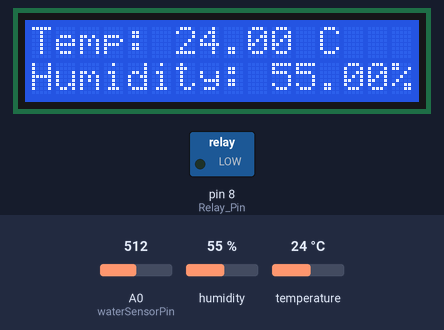
Simulated run of this sketch. Board: Arduino Uno, built with avr-gcc and run on an emulated ATmega328P. Parts: 16×2 character LCD, switched loads named in the sketch (green lamp = pin HIGH). The inputs (shaded band) are chosen by the test bench; at power-on: humidity 55 %, temperature 24 °C, A0 (waterSensorPin) = 512. The modem accepts every AT command (registered, SIM ready, sends succeed) and sends nothing else; pins used as bus, display or sensor lines are not drawn; what the sketch prints to the serial monitor is not drawn.

Above: at 5.2 s.
5.3 s: humidity set to 22 %
At 6.8 s:
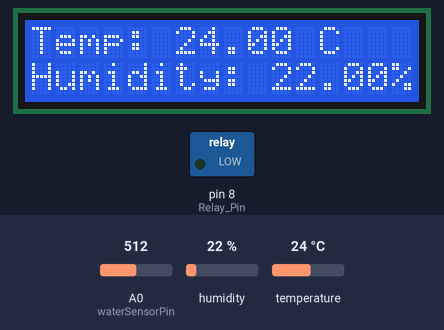
8.0 s: temperature set to 12 °C
At 9.1 s:
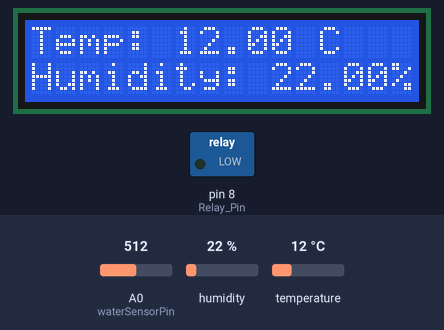
10.7 s: humidity set to 40 %
At 12.7 s:
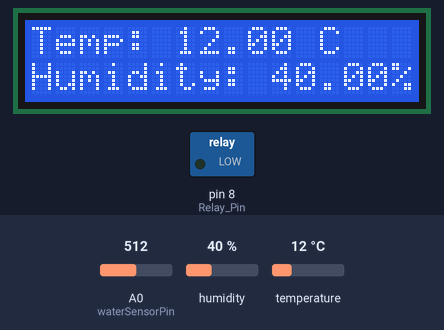
13.8 s: temperature set to 19 °C
At 15.2 s:
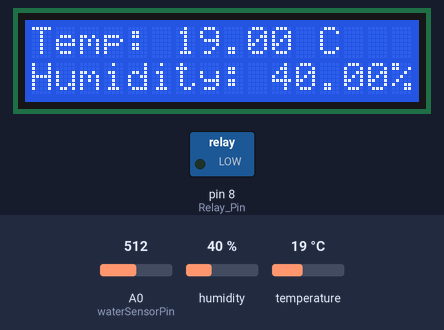
Timing chart, 0 to 16.8 s (numbered marks = the images above; inputs shaded):
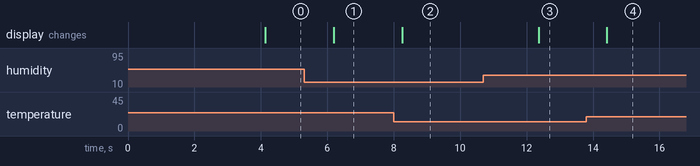

The sketch:

code_sms_relay.ino
```cpp
#include <SoftwareSerial.h>
#include <DHT.h>
#include "LiquidCrystal_I2C.h"

// Uncomment the following line if using standard LiquidCrystal library
// LiquidCrystal lcd(12, 11, 5, 4, 3, 2);
LiquidCrystal_I2C lcd(0x27, 16, 2); // Make sure this address is correct
#define SIM800_TX 10
#define SIM800_RX 11
#define waterSensorPin A0
#define Relay_Pin 8
#define soilMoisturePin A1
#define VCC_water_sensor 7
#define DHTPin A3
#define DHTType DHT11

const int sensorMin = 0;
const int sensorMax = 700;
const int soilMoistureThreshold = 15;
String Phone_num = "0364086620";

SoftwareSerial sim800l(SIM800_TX, SIM800_RX);

void sendSMS(const char* phoneNumber, const char* message);
int readWaterLevel();
void controlRelayBasedOnWaterLevel(int waterLevel);
void controlPumpBasedOnSoilMoisture();
DHT dht(DHTPin, DHTType);

struct DHTData {
  float temperature;
  float humidity;
};

void setup() {
  Serial.begin(9600);
  sim800l.begin(9600);
  dht.begin();
  lcd.begin(16, 2); // Initialize the LCD
  lcd.backlight();
  pinMode(Relay_Pin, OUTPUT);
  pinMode(VCC_water_sensor, OUTPUT);

  Serial.println("Khởi động SIM800L...");
  sim800l.println("AT");
  delay(1000);
  if (sim800l.available()) {
    Serial.println(sim800l.readString());
  }

  sim800l.println("AT+CMGF=1");
  delay(1000);
  if (sim800l.available()) {
    Serial.println(sim800l.readString());
  }
  // DHTData data = readDHT();
  // temp_to_sms(data);
}

void loop() {
  int waterLevel = readWaterLevel();
  Serial.println("Water Level: " + String(waterLevel) + "%");
  //controlPumpBasedOnSoilMoisture();
  //controlRelayBasedOnWaterLevel(waterLevel);

  DHTData data = readDHT();
  displayOnLCD(data);
  Serial.println("Nhiệt độ: " + String(data.temperature) + "C");
  Serial.println("Độ ẩm: " + String(data.humidity) + "%");
  delay(2000);
}

void sendSMS(const char* phoneNumber, const char* message) {
  sim800l.print("AT+CMGS=\"");
  sim800l.print(phoneNumber);
  sim800l.println("\"");
  delay(1000);
  if (sim800l.available()) {
    Serial.println(sim800l.readString());
  }
  sim800l.print(message);
  delay(1000);
  sim800l.write(26);
  delay(1000);
  if (sim800l.available()) {
    Serial.println(sim800l.readString());
  }
  Serial.println("Tin nhắn đã được gửi.");
}

int readWaterLevel() {
  digitalWrite(VCC_water_sensor, HIGH);
  int sensorValue = analogRead(waterSensorPin);
  digitalWrite(VCC_water_sensor, LOW);
  int waterLevel = map(sensorValue, sensorMin, sensorMax, 0, 100);
  return waterLevel;
}

void controlRelayBasedOnWaterLevel(int waterLevel) {
  if (waterLevel >= 70) {
    digitalWrite(Relay_Pin, HIGH);
    String message1 = "Canh bao muc nuoc > " + String(waterLevel) + "%. Da kich hoat may bom nuoc!";
    sendSMS(Phone_num.c_str(), message1.c_str());
    Serial.println(message1);
  } else if (waterLevel <= 40) {
    digitalWrite(Relay_Pin, LOW);
    String message2 = "Canh bao muc nuoc < " + String(waterLevel) + "%!";
    sendSMS(Phone_num.c_str(), message2.c_str());
    Serial.println(message2);
  }
}

void controlPumpBasedOnSoilMoisture() {
  int soilMoisture = analogRead(soilMoisturePin);
  int soilMoisturePercentage = map(soilMoisture, 0, 1023, 0, 100);
  Serial.println("Soil Moisture: " + String(soilMoisturePercentage) + "%");
  if (soilMoisturePercentage < soilMoistureThreshold) {
    digitalWrite(Relay_Pin, HIGH);
    sendSMS(Phone_num.c_str(), "Da BAT may bom");
    Serial.println("Máy bơm được kích hoạt.");
  } else {
    digitalWrite(Relay_Pin, LOW);
    sendSMS(Phone_num.c_str(), "Da NGAT may bom");
    Serial.println("Máy bơm được ngắt kích hoạt.");
  }
}

DHTData readDHT() {
  DHTData data;
  data.humidity = dht.readHumidity();
  data.temperature = dht.readTemperature(); // Đọc nhiệt độ theo độ C

  if (isnan(data.humidity) || isnan(data.temperature)) {
    Serial.println("Lỗi đọc cảm biến DHT!");
    data.humidity = data.temperature = -1; // Gán giá trị lỗi để nhận biết
  }

  return data;
}

void displayOnLCD(DHTData data) {
  lcd.clear(); // Xóa màn hình LCD để hiển thị mới
  if (data.temperature == -1 || data.humidity == -1) {
    lcd.setCursor(0, 0);
    lcd.print("Sensor error!");
    return;
  }

  lcd.setCursor(0, 0);
  lcd.print("Temp: ");
  lcd.print(data.temperature);
  lcd.print(" C");

  lcd.setCursor(0, 1);
  lcd.print("Humidity: ");
  lcd.print(data.humidity);
  lcd.print("%");
}

void temp_to_sms(DHTData data)
{
  String sendto = "Temperature: " + String(data.temperature) + " C\n Humidity: " + String(data.humidity) + "%";
  sendSMS("0364086620", sendto.c_str());
}
```

Measured:
- after the input at 5.3 s, the display: changes after 0.90 s (image 1)
- after the input at 8.0 s, the display: changes after 0.25 s (image 2)
- after the input at 10.7 s, the display: changes after 1.7 s (image 3)
- after the input at 13.8 s, the display: changes after 0.62 s (image 4)
